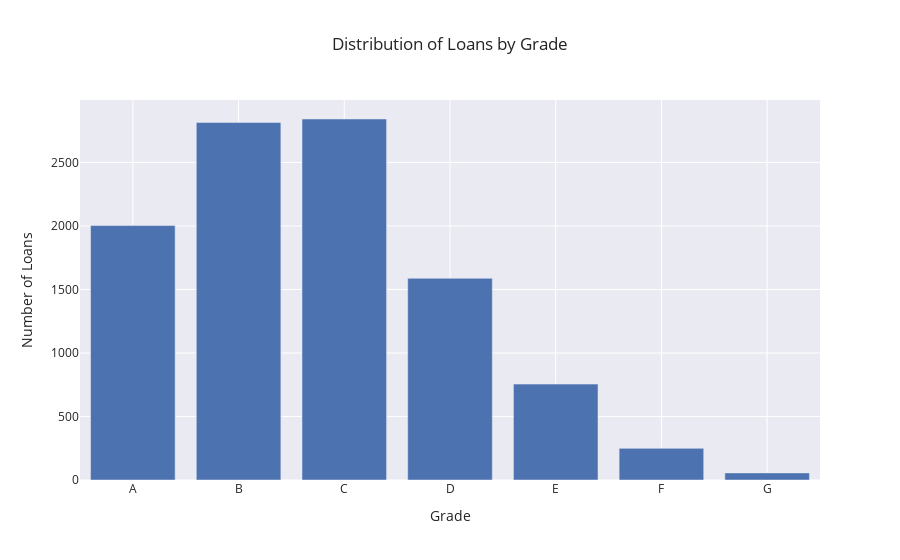

Source (notebook cell):
### Markdown cell above
**2. Grade Distribution**

Next, we'll create a bar chart to show the distribution of loans based on their grade. This visualization provides insights into how loans are categorized by grade and their frequencies.

### Code cell
# Calculate the distribution of loan grades
grade_counts = loan['grade'].value_counts(sort=False)

# Create a bar chart for grade distribution
px.bar(
    grade_counts,
    x=grade_counts.index,
    y=grade_counts.values,
    labels={
        'grade': 'Grade',
        'y': 'Number of Loans'
    },
    title='Distribution of Loans by Grade',
    template="seaborn",
)

### Figure 1 — Plotly figure (JSON) as saved in the notebook; plotly's stock layout.template omitted (floating-point values rounded to 4 significant figures)
{"data": [{"alignmentgroup": "True", "hovertemplate": "Grade=%{x}<br>Number of Loans=%{y}<extra></extra>", "legendgroup": "", "marker": {"color": "rgb(76,114,176)", "pattern": {"shape": ""}}, "name": "", "offsetgroup": "", "orientation": "v", "showlegend": false, "textposition": "auto", "type": "bar", "x": ["A", "B", "C", "D", "E", "F", "G"], "xaxis": "x", "y": [2003, 2814, 2842, 1588, 755, 249, 56], "yaxis": "y"}], "layout": {"barmode": "relative", "legend": {"tracegroupgap": 0}, "title": {"text": "Distribution of Loans by Grade"}, "xaxis": {"anchor": "y", "domain": [0, 1], "title": {"text": "Grade"}}, "yaxis": {"anchor": "x", "domain": [0, 1], "title": {"text": "Number of Loans"}}}}
